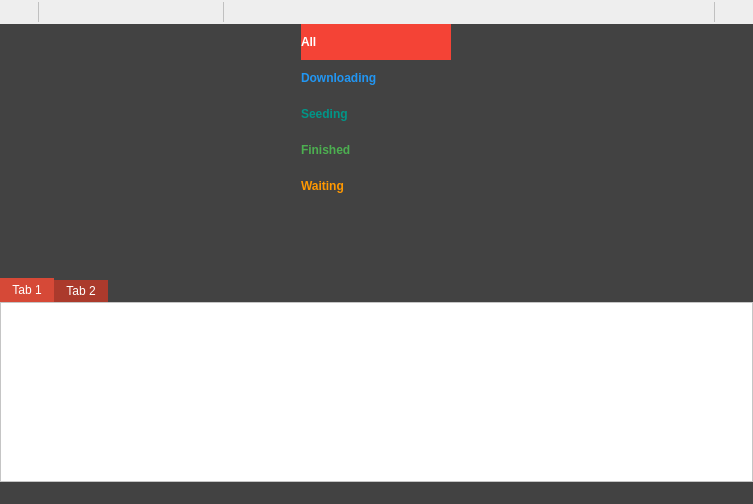
<?xml version="1.0" encoding="UTF-8"?>
<ui version="4.0">
 <class>LvTorrent</class>
 <widget class="QMainWindow" name="LvTorrent">
  <property name="geometry">
   <rect>
    <x>0</x>
    <y>0</y>
    <width>753</width>
    <height>504</height>
   </rect>
  </property>
  <property name="windowTitle">
   <string>LvTorrent v0.0a</string>
  </property>
  <property name="styleSheet">
   <string notr="true">background-color: #424242</string>
  </property>
  <property name="locale">
   <locale language="English" country="UnitedStates"/>
  </property>
  <widget class="QWidget" name="centralwidget">
   <layout class="QVBoxLayout" name="verticalLayout_2">
    <property name="spacing">
     <number>0</number>
    </property>
    <property name="leftMargin">
     <number>0</number>
    </property>
    <property name="topMargin">
     <number>0</number>
    </property>
    <property name="rightMargin">
     <number>0</number>
    </property>
    <property name="bottomMargin">
     <number>0</number>
    </property>
    <item>
     <widget class="QWidget" name="Toolbar" native="true">
      <property name="maximumSize">
       <size>
        <width>16777215</width>
        <height>36</height>
       </size>
      </property>
      <property name="styleSheet">
       <string notr="true">background-color: #eee</string>
      </property>
      <layout class="QHBoxLayout" name="horizontalLayout">
       <property name="spacing">
        <number>4</number>
       </property>
       <property name="leftMargin">
        <number>2</number>
       </property>
       <property name="topMargin">
        <number>2</number>
       </property>
       <property name="rightMargin">
        <number>2</number>
       </property>
       <property name="bottomMargin">
        <number>2</number>
       </property>
       <item>
        <widget class="ToolbarButton" name="Filter">
         <property name="styleSheet">
          <string notr="true">background-color: rgba(255, 255, 255, 0); border: none;</string>
         </property>
         <property name="text">
          <string/>
         </property>
         <property name="icon">
          <iconset resource="../resources.qrc">
           <normaloff>:/Resources/Icons/Toolbar/Normal/Filter.png</normaloff>:/Resources/Icons/Toolbar/Normal/Filter.png</iconset>
         </property>
         <property name="iconSize">
          <size>
           <width>32</width>
           <height>32</height>
          </size>
         </property>
        </widget>
       </item>
       <item>
        <widget class="Line" name="line">
         <property name="maximumSize">
          <size>
           <width>1</width>
           <height>32</height>
          </size>
         </property>
         <property name="styleSheet">
          <string notr="true">border: none; background-color: #c0c0c0</string>
         </property>
         <property name="frameShadow">
          <enum>QFrame::Plain</enum>
         </property>
         <property name="lineWidth">
          <number>0</number>
         </property>
         <property name="midLineWidth">
          <number>0</number>
         </property>
         <property name="orientation">
          <enum>Qt::Vertical</enum>
         </property>
        </widget>
       </item>
       <item>
        <widget class="ToolbarButton" name="AddMagnet">
         <property name="styleSheet">
          <string notr="true">background-color: rgba(255, 255, 255, 0); border: none;</string>
         </property>
         <property name="text">
          <string/>
         </property>
         <property name="icon">
          <iconset resource="../resources.qrc">
           <normaloff>:/Resources/Icons/Toolbar/Normal/AddMagnet.png</normaloff>:/Resources/Icons/Toolbar/Normal/AddMagnet.png</iconset>
         </property>
         <property name="iconSize">
          <size>
           <width>32</width>
           <height>32</height>
          </size>
         </property>
        </widget>
       </item>
       <item>
        <widget class="ToolbarButton" name="AddTorrent">
         <property name="styleSheet">
          <string notr="true">background-color: rgba(255, 255, 255, 0); border: none;</string>
         </property>
         <property name="text">
          <string/>
         </property>
         <property name="icon">
          <iconset resource="../resources.qrc">
           <normaloff>:/Resources/Icons/Toolbar/Normal/AddTorrent.png</normaloff>:/Resources/Icons/Toolbar/Normal/AddTorrent.png</iconset>
         </property>
         <property name="iconSize">
          <size>
           <width>32</width>
           <height>32</height>
          </size>
         </property>
        </widget>
       </item>
       <item>
        <widget class="ToolbarButton" name="RemoveTorrent">
         <property name="styleSheet">
          <string notr="true">background-color: rgba(255, 255, 255, 0); border: none;</string>
         </property>
         <property name="text">
          <string/>
         </property>
         <property name="icon">
          <iconset resource="../resources.qrc">
           <normaloff>:/Resources/Icons/Toolbar/Normal/RemoveTorrent.png</normaloff>:/Resources/Icons/Toolbar/Normal/RemoveTorrent.png</iconset>
         </property>
         <property name="iconSize">
          <size>
           <width>32</width>
           <height>32</height>
          </size>
         </property>
        </widget>
       </item>
       <item>
        <widget class="ToolbarButton" name="Resume">
         <property name="styleSheet">
          <string notr="true">background-color: rgba(255, 255, 255, 0); border: none;</string>
         </property>
         <property name="text">
          <string/>
         </property>
         <property name="icon">
          <iconset resource="../resources.qrc">
           <normaloff>:/Resources/Icons/Toolbar/Normal/Resume.png</normaloff>:/Resources/Icons/Toolbar/Normal/Resume.png</iconset>
         </property>
         <property name="iconSize">
          <size>
           <width>32</width>
           <height>32</height>
          </size>
         </property>
        </widget>
       </item>
       <item>
        <widget class="ToolbarButton" name="Pause">
         <property name="styleSheet">
          <string notr="true">background-color: rgba(255, 255, 255, 0); border: none;</string>
         </property>
         <property name="text">
          <string/>
         </property>
         <property name="icon">
          <iconset resource="../resources.qrc">
           <normaloff>:/Resources/Icons/Toolbar/Normal/Pause.png</normaloff>:/Resources/Icons/Toolbar/Normal/Pause.png</iconset>
         </property>
         <property name="iconSize">
          <size>
           <width>32</width>
           <height>32</height>
          </size>
         </property>
        </widget>
       </item>
       <item>
        <widget class="Line" name="line_2">
         <property name="maximumSize">
          <size>
           <width>1</width>
           <height>32</height>
          </size>
         </property>
         <property name="styleSheet">
          <string notr="true">border: none; background-color: #c0c0c0</string>
         </property>
         <property name="frameShadow">
          <enum>QFrame::Plain</enum>
         </property>
         <property name="lineWidth">
          <number>0</number>
         </property>
         <property name="midLineWidth">
          <number>0</number>
         </property>
         <property name="orientation">
          <enum>Qt::Vertical</enum>
         </property>
        </widget>
       </item>
       <item>
        <spacer name="horizontalSpacer">
         <property name="orientation">
          <enum>Qt::Horizontal</enum>
         </property>
         <property name="sizeHint" stdset="0">
          <size>
           <width>40</width>
           <height>20</height>
          </size>
         </property>
        </spacer>
       </item>
       <item>
        <widget class="ToolbarButton" name="Shutdown">
         <property name="styleSheet">
          <string notr="true">background-color: rgba(255, 255, 255, 0); border: none;</string>
         </property>
         <property name="text">
          <string/>
         </property>
         <property name="icon">
          <iconset resource="../resources.qrc">
           <normaloff>:/Resources/Icons/Toolbar/Normal/Shutdown.png</normaloff>:/Resources/Icons/Toolbar/Normal/Shutdown.png</iconset>
         </property>
         <property name="iconSize">
          <size>
           <width>32</width>
           <height>32</height>
          </size>
         </property>
        </widget>
       </item>
       <item>
        <widget class="ToolbarButton" name="Limits">
         <property name="styleSheet">
          <string notr="true">background-color: rgba(255, 255, 255, 0); border: none;</string>
         </property>
         <property name="text">
          <string/>
         </property>
         <property name="icon">
          <iconset resource="../resources.qrc">
           <normaloff>:/Resources/Icons/Toolbar/Normal/Limits.png</normaloff>:/Resources/Icons/Toolbar/Normal/Limits.png</iconset>
         </property>
         <property name="iconSize">
          <size>
           <width>32</width>
           <height>32</height>
          </size>
         </property>
        </widget>
       </item>
       <item>
        <widget class="Line" name="line_3">
         <property name="maximumSize">
          <size>
           <width>1</width>
           <height>32</height>
          </size>
         </property>
         <property name="styleSheet">
          <string notr="true">border: none; background-color: #c0c0c0</string>
         </property>
         <property name="frameShadow">
          <enum>QFrame::Plain</enum>
         </property>
         <property name="lineWidth">
          <number>0</number>
         </property>
         <property name="midLineWidth">
          <number>0</number>
         </property>
         <property name="orientation">
          <enum>Qt::Vertical</enum>
         </property>
        </widget>
       </item>
       <item>
        <widget class="ToolbarButton" name="Menu">
         <property name="styleSheet">
          <string notr="true">background-color: rgba(255, 255, 255, 0); border: none;</string>
         </property>
         <property name="text">
          <string/>
         </property>
         <property name="icon">
          <iconset resource="../resources.qrc">
           <normaloff>:/Resources/Icons/Toolbar/Normal/Menu.png</normaloff>:/Resources/Icons/Toolbar/Normal/Menu.png</iconset>
         </property>
         <property name="iconSize">
          <size>
           <width>32</width>
           <height>32</height>
          </size>
         </property>
        </widget>
       </item>
      </layout>
     </widget>
    </item>
    <item>
     <layout class="QHBoxLayout" name="MainView">
      <property name="spacing">
       <number>0</number>
      </property>
      <item>
       <widget class="QWidget" name="Sidebar" native="true">
        <property name="sizePolicy">
         <sizepolicy hsizetype="Expanding" vsizetype="Preferred">
          <horstretch>0</horstretch>
          <verstretch>0</verstretch>
         </sizepolicy>
        </property>
        <property name="maximumSize">
         <size>
          <width>150</width>
          <height>16777215</height>
         </size>
        </property>
        <property name="styleSheet">
         <string notr="true">background-color: #424242</string>
        </property>
        <layout class="QVBoxLayout" name="verticalLayout">
         <property name="spacing">
          <number>0</number>
         </property>
         <property name="leftMargin">
          <number>0</number>
         </property>
         <property name="topMargin">
          <number>0</number>
         </property>
         <property name="rightMargin">
          <number>0</number>
         </property>
         <property name="bottomMargin">
          <number>0</number>
         </property>
         <item>
          <widget class="QPushButton" name="All">
           <property name="minimumSize">
            <size>
             <width>0</width>
             <height>36</height>
            </size>
           </property>
           <property name="font">
            <font>
             <weight>75</weight>
             <bold>true</bold>
            </font>
           </property>
           <property name="focusPolicy">
            <enum>Qt::NoFocus</enum>
           </property>
           <property name="styleSheet">
            <string notr="true">QPushButton{
	border: none;
	text-align: left;
	color: #f44336;
}

QPushButton:checked{
	background-color: #f44336;
	color: white;
}

QPushButton:hover{
	color: white;
}</string>
           </property>
           <property name="text">
            <string>All</string>
           </property>
           <property name="icon">
            <iconset resource="../resources.qrc">
             <normaloff>:/Resources/Icons/Sidebar/Normal/all.png</normaloff>
             <normalon>:/Resources/Icons/Sidebar/Pressed/all.png</normalon>:/Resources/Icons/Sidebar/Normal/all.png</iconset>
           </property>
           <property name="iconSize">
            <size>
             <width>32</width>
             <height>32</height>
            </size>
           </property>
           <property name="checkable">
            <bool>true</bool>
           </property>
           <property name="checked">
            <bool>true</bool>
           </property>
           <property name="autoExclusive">
            <bool>true</bool>
           </property>
          </widget>
         </item>
         <item>
          <widget class="QPushButton" name="Downloading">
           <property name="minimumSize">
            <size>
             <width>0</width>
             <height>36</height>
            </size>
           </property>
           <property name="font">
            <font>
             <weight>75</weight>
             <bold>true</bold>
            </font>
           </property>
           <property name="focusPolicy">
            <enum>Qt::NoFocus</enum>
           </property>
           <property name="styleSheet">
            <string notr="true">QPushButton{
	border: none;
	text-align: left;
	color: #2196f3;
}

QPushButton:checked{
	background-color: #2196f3;
	color: white;
}

QPushButton:hover{
	color: white;
}</string>
           </property>
           <property name="text">
            <string>Downloading</string>
           </property>
           <property name="icon">
            <iconset resource="../resources.qrc">
             <normaloff>:/Resources/Icons/Sidebar/Normal/downloading.png</normaloff>
             <normalon>:/Resources/Icons/Sidebar/Pressed/downloading.png</normalon>:/Resources/Icons/Sidebar/Normal/downloading.png</iconset>
           </property>
           <property name="iconSize">
            <size>
             <width>32</width>
             <height>32</height>
            </size>
           </property>
           <property name="checkable">
            <bool>true</bool>
           </property>
           <property name="checked">
            <bool>false</bool>
           </property>
           <property name="autoExclusive">
            <bool>true</bool>
           </property>
          </widget>
         </item>
         <item>
          <widget class="QPushButton" name="Seeding">
           <property name="minimumSize">
            <size>
             <width>0</width>
             <height>36</height>
            </size>
           </property>
           <property name="font">
            <font>
             <weight>75</weight>
             <bold>true</bold>
            </font>
           </property>
           <property name="focusPolicy">
            <enum>Qt::NoFocus</enum>
           </property>
           <property name="styleSheet">
            <string notr="true">QPushButton{
	border: none;
	text-align: left;
	color: #009688;
}

QPushButton:checked{
	background-color: #009688;
	color: white;
}

QPushButton:hover{
	color: white;
}</string>
           </property>
           <property name="text">
            <string>Seeding</string>
           </property>
           <property name="icon">
            <iconset resource="../resources.qrc">
             <normaloff>:/Resources/Icons/Sidebar/Normal/seeding.png</normaloff>
             <normalon>:/Resources/Icons/Sidebar/Pressed/seeding.png</normalon>:/Resources/Icons/Sidebar/Normal/seeding.png</iconset>
           </property>
           <property name="iconSize">
            <size>
             <width>32</width>
             <height>32</height>
            </size>
           </property>
           <property name="checkable">
            <bool>true</bool>
           </property>
           <property name="checked">
            <bool>false</bool>
           </property>
           <property name="autoExclusive">
            <bool>true</bool>
           </property>
          </widget>
         </item>
         <item>
          <widget class="QPushButton" name="Finished">
           <property name="minimumSize">
            <size>
             <width>0</width>
             <height>36</height>
            </size>
           </property>
           <property name="font">
            <font>
             <weight>75</weight>
             <bold>true</bold>
            </font>
           </property>
           <property name="focusPolicy">
            <enum>Qt::NoFocus</enum>
           </property>
           <property name="styleSheet">
            <string notr="true">QPushButton{
	border: none;
	text-align: left;
	color: #4caf50;
}

QPushButton:checked{
	background-color: #4caf50;
	color: white;
}

QPushButton:hover{
	color: white;
}</string>
           </property>
           <property name="text">
            <string>Finished</string>
           </property>
           <property name="icon">
            <iconset resource="../resources.qrc">
             <normaloff>:/Resources/Icons/Sidebar/Normal/finished.png</normaloff>
             <normalon>:/Resources/Icons/Sidebar/Pressed/finished.png</normalon>:/Resources/Icons/Sidebar/Normal/finished.png</iconset>
           </property>
           <property name="iconSize">
            <size>
             <width>32</width>
             <height>32</height>
            </size>
           </property>
           <property name="checkable">
            <bool>true</bool>
           </property>
           <property name="checked">
            <bool>false</bool>
           </property>
           <property name="autoExclusive">
            <bool>true</bool>
           </property>
          </widget>
         </item>
         <item>
          <widget class="QPushButton" name="waiting">
           <property name="minimumSize">
            <size>
             <width>0</width>
             <height>36</height>
            </size>
           </property>
           <property name="font">
            <font>
             <weight>75</weight>
             <bold>true</bold>
            </font>
           </property>
           <property name="focusPolicy">
            <enum>Qt::NoFocus</enum>
           </property>
           <property name="styleSheet">
            <string notr="true">QPushButton{
	border: 0px;
	text-align: left;
	color: #ff9800;
	text-decoration: none;
}

QPushButton:checked{
	background-color: #ff9800;
	color: white;
}

QPushButton:hover{
	color: white;
}</string>
           </property>
           <property name="text">
            <string>Waiting</string>
           </property>
           <property name="icon">
            <iconset resource="../resources.qrc">
             <normaloff>:/Resources/Icons/Sidebar/Normal/waiting.png</normaloff>
             <normalon>:/Resources/Icons/Sidebar/Pressed/waiting.png</normalon>:/Resources/Icons/Sidebar/Normal/waiting.png</iconset>
           </property>
           <property name="iconSize">
            <size>
             <width>32</width>
             <height>32</height>
            </size>
           </property>
           <property name="checkable">
            <bool>true</bool>
           </property>
           <property name="checked">
            <bool>false</bool>
           </property>
           <property name="autoExclusive">
            <bool>true</bool>
           </property>
           <property name="flat">
            <bool>false</bool>
           </property>
          </widget>
         </item>
         <item>
          <spacer name="verticalSpacer">
           <property name="orientation">
            <enum>Qt::Vertical</enum>
           </property>
           <property name="sizeHint" stdset="0">
            <size>
             <width>20</width>
             <height>91</height>
            </size>
           </property>
          </spacer>
         </item>
        </layout>
       </widget>
      </item>
     </layout>
    </item>
    <item>
     <widget class="QTabWidget" name="tabWidget">
      <property name="styleSheet">
       <string notr="true">QTabWidget::pane {
	border: 0;
}

QTabBar::tab {
	padding-left: 12px;
    padding-right: 12px;
    padding-top: 4px;
    padding-bottom: 4px;
}

QTabBar::tab:selected {
	color: white;
	background-color: #d64937;
}

QTabBar::tab:!selected{
	color: white;
	background-color: #ab3a2c;
	margin-top: 2px;
}</string>
      </property>
      <property name="currentIndex">
       <number>0</number>
      </property>
      <widget class="QWidget" name="tab">
       <property name="styleSheet">
        <string notr="true">background-color: #fff</string>
       </property>
       <attribute name="title">
        <string>Tab 1</string>
       </attribute>
       <layout class="QVBoxLayout" name="verticalLayout_3">
        <property name="spacing">
         <number>0</number>
        </property>
        <property name="leftMargin">
         <number>0</number>
        </property>
        <property name="topMargin">
         <number>0</number>
        </property>
        <property name="rightMargin">
         <number>0</number>
        </property>
        <property name="bottomMargin">
         <number>0</number>
        </property>
        <item>
         <widget class="QTableView" name="tableView"/>
        </item>
       </layout>
      </widget>
      <widget class="QWidget" name="tab_2">
       <attribute name="title">
        <string>Tab 2</string>
       </attribute>
      </widget>
     </widget>
    </item>
   </layout>
  </widget>
  <widget class="QMenuBar" name="menubar">
   <property name="geometry">
    <rect>
     <x>0</x>
     <y>0</y>
     <width>753</width>
     <height>26</height>
    </rect>
   </property>
  </widget>
  <widget class="QStatusBar" name="statusbar"/>
 </widget>
 <customwidgets>
  <customwidget>
   <class>ToolbarButton</class>
   <extends>QPushButton</extends>
   <header>toolbarbutton.h</header>
  </customwidget>
 </customwidgets>
 <resources>
  <include location="../resources.qrc"/>
 </resources>
 <connections/>
</ui>
